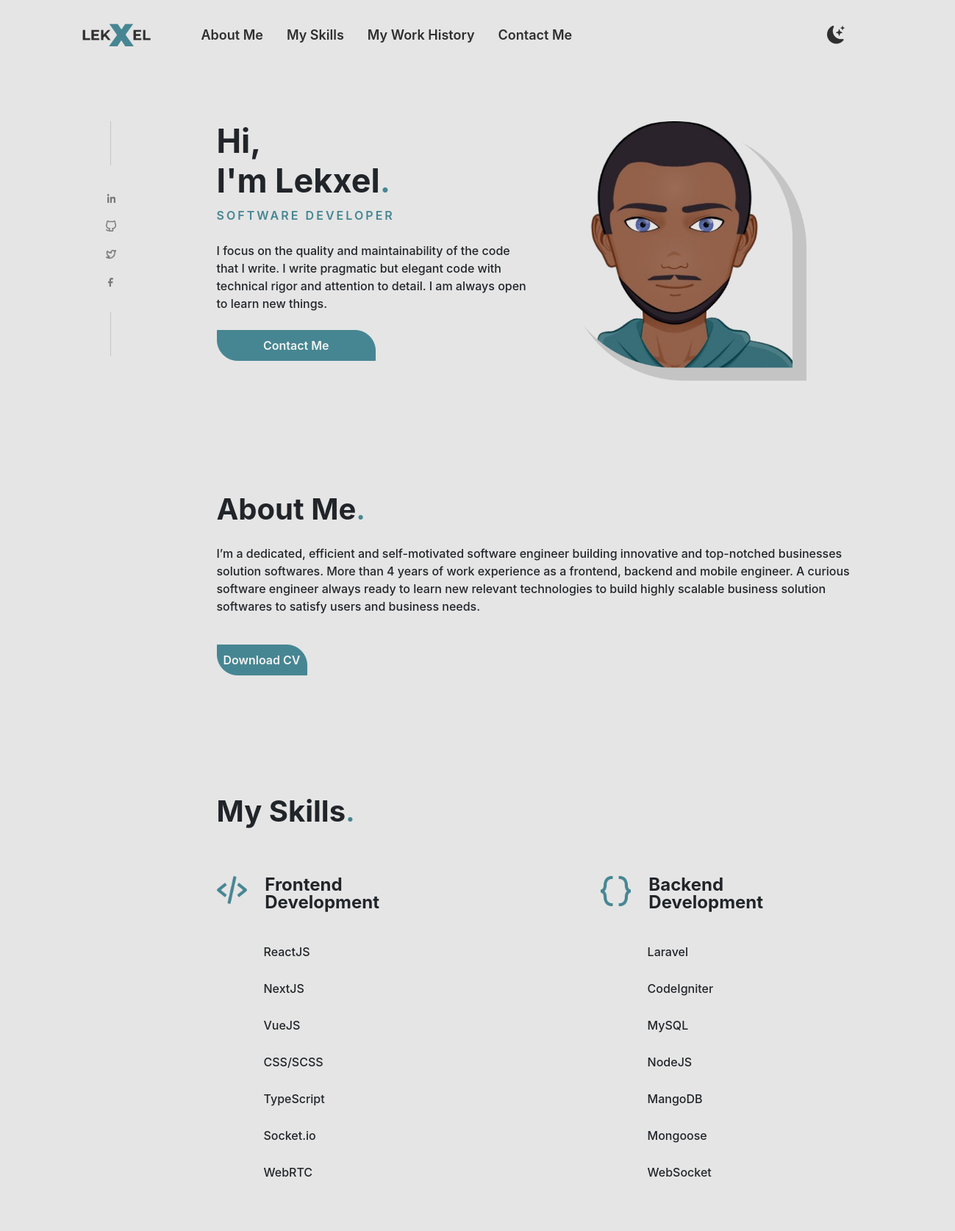
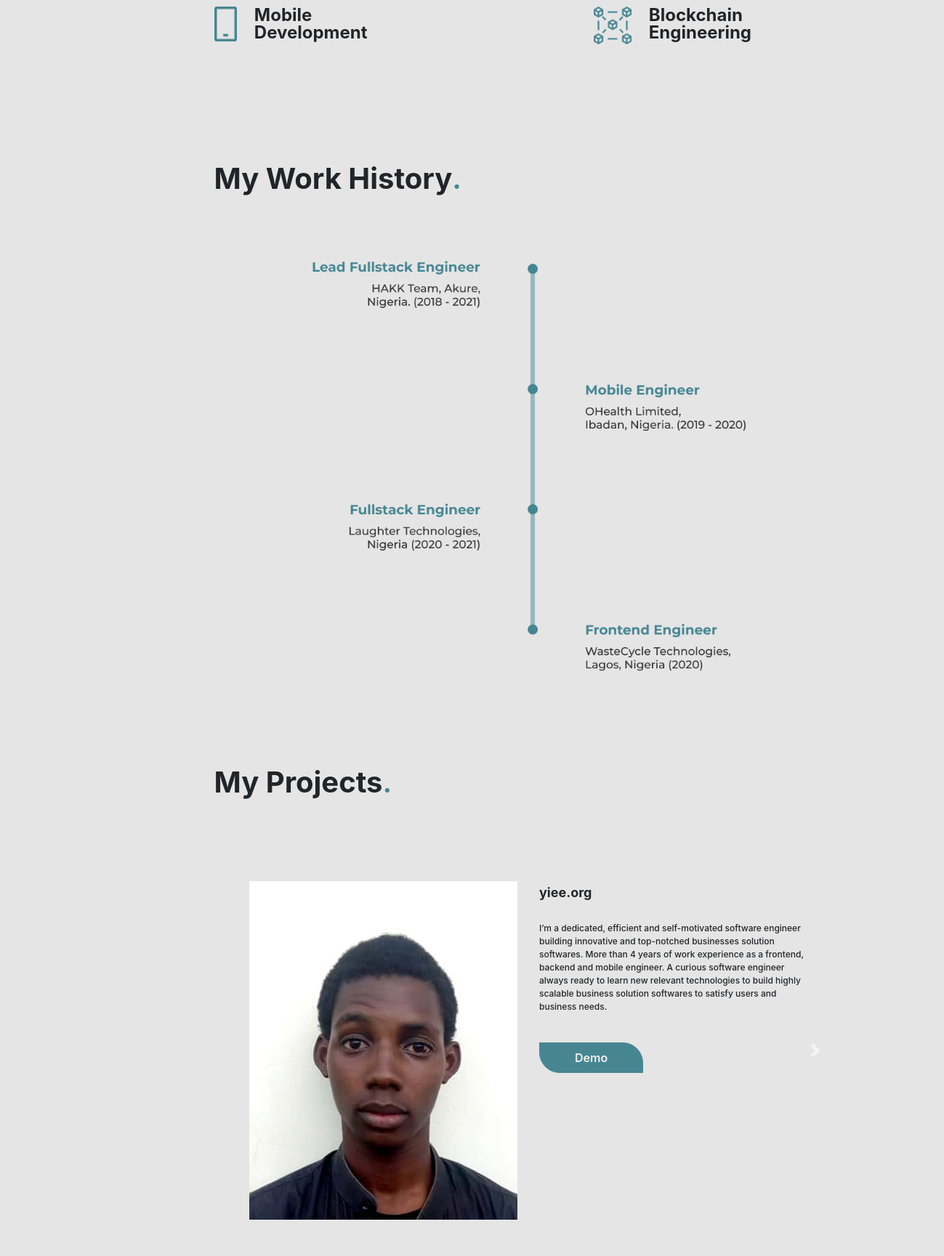
The page / (upper part) on the database its author committed (2 pictures, top to bottom).
### functionality/models.py (models this page shows, shortened)
class Project(models.Model):
    title = models.CharField(max_length=100)
    discription = models.TextField(max_length=700)
    thumbnail = models.ImageField(default='Vector (3).png')

### functionality/views.py (the view)
# urls.py: path('', views.allFunctions, name='functions'),
def allFunctions(request):
    projects = Project.objects.all()
    return render(request, 'home.html', {'projects':projects})

### functionality/templates/home.html (shortened to what this page needs)
{% load static %}
<!DOCTYPE html>
<html lang="en">
<head>
    <link rel="stylesheet" href="{% static 'css/main.css' %}">
    <link rel="stylesheet" href="{% static 'css/icomoon.css' %}">
    <link rel="stylesheet" href="{% static 'css/bootstrap.css' %}">
</head>
<body class="container" id="body">
    <nav class="container navbar navbar-expand py-3 w-100">
        <a href="#" class="navbar-brand">
            <img id="nav-logo" src="{% static 'img/Logo.png' %}" alt="logo">
        </a>
        <div class="justify-content-left collapse navbar-collapse " id="navbarNav" >
            <ul class="navbar-nav">
                <li class="nav-item  px-0 pl-sm-1 pr-sm-2">
                    <a class="nav-link " id="nav-link-AM" href="#about-me">About Me<span class="sr-only">(current)</span></a>
                </li>
                <li class="nav-item px-0 px-sm-2">
                    <a class="nav-link" id="nav-link-MS" href="#my-skills">My Skills</a>
                </li>
                <li class="nav-item px-0 px-sm-2">
                    <a class="nav-link" id="nav-link-MWH" href="#work-history">My Work History<span class="sr-only">(current)</span></a>
                </li>
                <li class="nav-item px-0 px-sm-2">
                    <a class="nav-link" id="nav-link-CM" href="#contact-me">Contact Me</a>
                </li>
            </ul>
        </div>
        <div class="navbar-brand" onclick="night_mode()">
            <img id="mode-toggle-img" src="{% static 'img/mode-switch.png' %}" alt="night-mode-img" width="50%" height="">
        </div>
    </nav>
    <div class="intro">
        <div class="d-sm-flex">
            <div class="col-sm-2 float-left socials">
                <ul>
                    <li class="mb-4">
                    </li>
                    <li class="social-media">
                        <a href="">
                            <img id="linkedin" src="{% static 'img/socials-img/bxl_linkedin.png' %}"  width="13%" alt="">
                        </a>
                    </li>
                    <li class="social-media">
                        <a href="">
                            <img id="baby" src="{% static 'img/socials-img/Vector.png' %}" width="12%" alt="">
                        </a>
                    </li>
                    <li class="social-media">
                        <a href="">
                            <img id="twitter" src="{% static 'img/socials-img/Vector (1).png' %}"  width="12%" alt="">
                        </a>
                    </li>
                    <li class="social-media" style="margin-left: -6%;">
                        <a href="">
                            <img id="facebook" src="{% static 'img/socials-img/eva_facebook-fill.png' %}"  width="13%" alt="">
                        </a>
                    </li>
                    <li class="mt-4">
                    </li>
                </ul>
            </div>
            <div class="intro-card col-sm-5 float-right">
                <h1>
                    Hi,<br>I'm Lekxel<span class="dot">.</span>
                </h1>
                <p class="sub-heading">SOFTWARE DEVELOPER</p>
                <p class="content my-4">
                    I focus on the quality and maintainability of the code that I write. I write pragmatic but elegant code with technical rigor and attention to detail.
                    I am always open to learn new things.
                </p>
                <button class="button w-50 p-2">Contact Me</button>
            </div>
            <img class="col-sm-4" src="{% static 'img/Image.png' %}" alt="" class="intro-pic">
        </div>
    </div>
    <div class="about-me col-sm-10 float-right" id="about-me">
        <h1 class="heading"> about me<span class="dot">.</span></h1>
        <p class="content">
            I’m a dedicated, efficient and self-motivated software engineer building innovative and top-notched
            businesses solution softwares. More than 4 years of work experience as a frontend, backend and mobile
            engineer. A curious software engineer always ready to learn new relevant technologies to build highly scalable business solution softwares to satisfy users and business needs.
        </p>
        <button class="button p-2 mt-4">Download CV</button>
    </div>
    <div class="skills col-sm-10 float-right" id="my-skills">
        <h1 class="heading"> my skills<span class="dot">.</span></h1>
        <div class="dropdown mt-5 d-sm-flex w-100  ">
            <div class="col-sm-7 float-left p-0">
                <span class="drop-click" onclick="show_list()">
                    <img class="float-left mr-4" width="8%" src="{% static 'img/Vector.png' %}" alt="">
                    <div class="p-0">
                        <p class="p-0 m-0">frontend</p>
                        <p class="p-0 m-0">development</p>
                    </div>
                </span>
                <ul class="drop-list ml-4" id="drop-list">
                    <li>ReactJS</li>
                    <li>NextJS</li>
                    <li>VueJS</li>
                    <li>CSS/SCSS</li>
                    <li>TypeScript</li>
                    <li>Socket.io</li>
                    <li>WebRTC</li>
                </ul>
            </div>
            <div class="col-sm-7 float-right p-0">
                <span id="drop-click" onclick="show_list_2()">
                    <img class="float-left mr-4 " width="8%" src="{% static 'img/Vector (1).png' %}" alt="">
                    <div class="p-0">
                        <p class="p-0 m-0">backend</p>
                        <p class="p-0 m-0">development</p>
                    </div>
                </span>
                <ul class="drop-list ml-4" id="drop-list-2">
                    <li>Laravel</li>
                    <li>CodeIgniter</li>
                    <li>MySQL</li>
                    <li>NodeJS</li>
                    <li>MangoDB</li>
                    <li>Mongoose</li>
                    <li>WebSocket</li>
                </ul>
            </div>
        </div>
        <div class="dropdown mt-5 d-sm-flex w-100  ">
            <div class="col-sm-7 float-left p-0">
                <span class="drop-click" onclick="show_list_3()">
                    <img class="float-left mr-4 " width="6%" src="{% static 'img/Vector (2).png' %}" alt="">
                    <div class="p-0">
                        <p class="p-0 m-0">mobile</p>
                        <p class="p-0 m-0">development</p>
                    </div>
                </span>
            </div>
            <div class="col-sm-7 float-right p-0">
                <span id="drop-click" onclick="show_list_4()">
                    <img class="float-left mr-4 " width="10%" src="{% static 'img/Vector (3).png' %}" alt="">
                    <div class="p-0">
                        <p class="p-0 m-0">blockchain</p>
                        <p class="p-0 m-0">engineering</p>
                    </div>
                </span>
            </div>
        </div>
    </div>
    <div class="work-history col-sm-10 float-right" id="work-history">
        <h1 class="heading"> my work history<span class="dot">.</span></h1>
        <img class="history-img pb-5" src="{% static 'img/Work.png' %}" alt="">
    </div>
    <div class="my-projects col-sm-10 float-right">
        <h1 class="heading mb-5"> my projects<span class="dot">.</span></h1>
        <div id="projectControls" class="carousel slide" data-ride="carousel">
            <div class="carousel-inner ">
                {% for item in projects %}
                    <div class="carousel-item row p-5 active">
                        <div class="d-sm-flex">
                            <img class="col-sm-6" class="my-project-img" src="{{item.thumbnail.url}}" alt="sans"/>
                            <div class=" col-sm-6">
                                <h5 class="project-title pb-3">{{item.title}}</h5>
                                <p class="description">
                                    {{item.discription}}
                                </p>
                                <button class="button p-2 px-5 mt-4">Demo</button>
                            </div>
                        </div>
                    </div>
                {% endfor %}
            </div>
            <a class="carousel-control-prev" href="#projectControls" role="button" data-slide="prev">
              <span class="carousel-control-prev-icon" aria-hidden="true"></span>
            </a>
            <a class="carousel-control-next" href="#projectControls" role="button" data-slide="next">
              <span class="carousel-control-next-icon" aria-hidden="true"></span>
            </a>
        </div>
    </div>
    <footer id="footer">
    </footer>
</body>
</html>

### staticFiles/css/main.css (style rules this page uses)
html { scroll-behavior: smooth !important; }
body { font-family: mont; font-size: 18px; background: #E5E5E5 !important; }
#nav-logo { width: 70%; }
.nav-link { color: #2f2f2f; }
nav div ul li { font-size: 18px; font-weight: 600; color: white; }
div.intro { background: transparent; padding-top: 70px; }
.intro div.socials ul { list-style-type:none; line-height: 38px; }
.intro div.socials .social-media { margin-left: -5%; opacity: 60%; }
.intro .intro-card h1 { font-weight: 700; font-size:45px; }
.intro .intro-card .sub-heading { color: #468692; font-weight: 600; letter-spacing: 0.19em; }
.button { font-weight: 600; color: #F3F3F3; background: #468692; border: solid 1px #468692; border-top-right-radius: 28px; border-bottom-left-radius: 28px; }
.heading { font-weight: 700; font-size:40px; text-transform: capitalize; line-height: 80px; margin-top: 65px; }
.dot { color: #468692; font-weight: 600; }
.content { font-weight: 500; }
.about-me { margin-top: 70px; }
.skills { margin-top: 80px; }
.skills .dropdown span { cursor: pointer; font-weight: 700; text-transform: capitalize; font-size: 24px; line-height:24px; }
.skills .dropdown .drop-list { margin-top: 30px; cursor: pointer; font-weight: 500; list-style: none; line-height: 50px; display: block; }
.work-history { margin-top: 80px; position: absolute; }
.history-img { position: relative; margin-top: 60px; left:15%; width: 67%; }
.my-projects .project-title { font-weight: 700; font-size: 18px; line-height: 32px; }
.my-projects .description { font-weight: 500; font-size: 12px; }

### rows shown on the page
Project: thumbnail (picture), title "yiee.org", discription "I’m a dedicated, efficient and self-motivated software engineer building innovative and top-notched businesses solution softwares. More than 4 years of work experience as a frontend, backend and mobile engineer. A curious software engineer always ready to learn new relevant technologies to build highly scalable business solution softwares to satisfy users and business needs."
